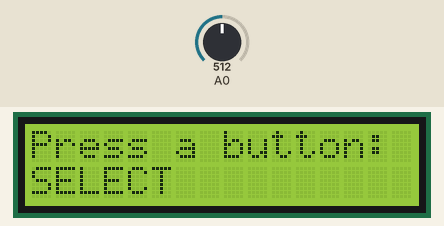
Simulated run of this sketch. Board: Arduino Uno, built with avr-gcc and run on an emulated ATmega328P. Shown: 16×2 character LCD. The test bench sets the inputs (shaded band); at power-on: A0 = 512.

Above: at 1.2 s.
1.3 s: A0 set to 490
At 2.2 s:
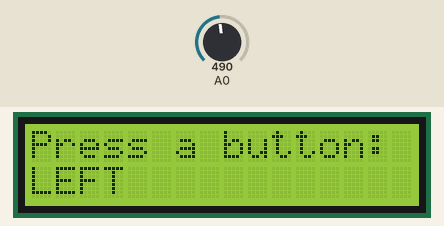
2.8 s: A0 set to 290
At 3.2 s:
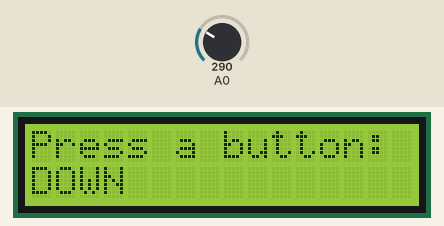
4.3 s: A0 set to 140
At 5.5 s:
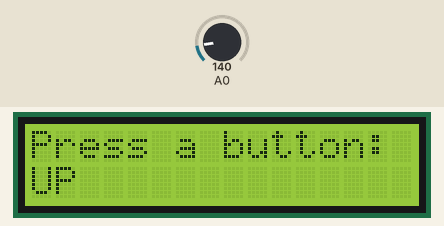
5.8 s: A0 set to 40
At 6.7 s:
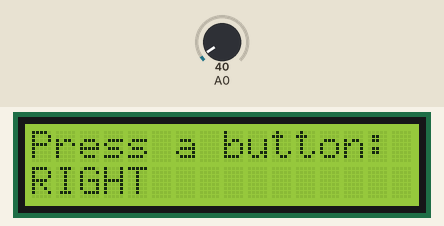
7.3 s: A0 set to 760
At 7.7 s:
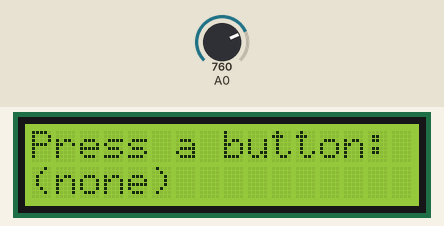
8.8 s: A0 set to 740
At 10.1 s:
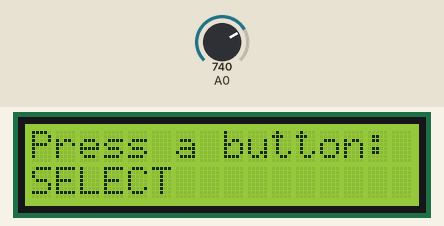
Timing chart, 0 to 11.3 s (numbered marks = the images above; inputs shaded):
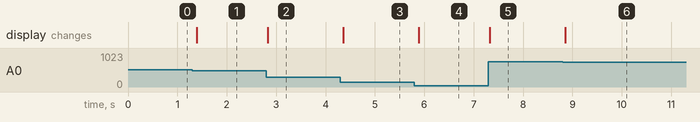

The sketch:

example_2.ino
```cpp
// Reads the shield's five-button keypad via the A0 analog resistor ladder and displays which button is currently pressed on the LCD.
//
// Buy this module: https://shillehtek.com/products/shillehtek-lcd1602-16x2-keypad-shield
// Full manual: https://shillehtek.com/blogs/shillehtek-product-manuals/shillehtek-lcd1602-16x2-keypad-shield-manual
// More examples: https://github.com/shillehbean/shillehtek-examples
//

// LCD1602 Keypad Shield - Read Buttons via A0 Resistor Ladder
// Prints the active button on the LCD.

#include <LiquidCrystal.h>

LiquidCrystal lcd(8, 9, 4, 5, 6, 7);

enum Button { BTN_NONE, BTN_RIGHT, BTN_UP, BTN_DOWN, BTN_LEFT, BTN_SELECT };

Button readButton() {
  int v = analogRead(A0);
  if (v < 50)   return BTN_RIGHT;
  if (v < 150)  return BTN_UP;
  if (v < 300)  return BTN_DOWN;
  if (v < 500)  return BTN_LEFT;
  if (v < 750)  return BTN_SELECT;
  return BTN_NONE;
}

void setup() {
  lcd.begin(16, 2);
  lcd.print("Press a button:");
}

void loop() {
  Button b = readButton();
  lcd.setCursor(0, 1);
  switch (b) {
    case BTN_RIGHT:  lcd.print("RIGHT          "); break;
    case BTN_UP:     lcd.print("UP             "); break;
    case BTN_DOWN:   lcd.print("DOWN           "); break;
    case BTN_LEFT:   lcd.print("LEFT           "); break;
    case BTN_SELECT: lcd.print("SELECT         "); break;
    default:         lcd.print("(none)         "); break;
  }
  delay(100);
}
```

Measured:
- after the input at 1.3 s, the display: changes after 0.10 s (image 1)
- after the input at 2.8 s, the display: changes at once (image 2)
- after the input at 4.3 s, the display: changes after 0.06 s (image 3)
- after the input at 5.8 s, the display: changes after 0.09 s (image 4)
- after the input at 7.3 s, the display: changes at once (image 5)
- after the input at 8.8 s, the display: changes after 0.06 s (image 6)
